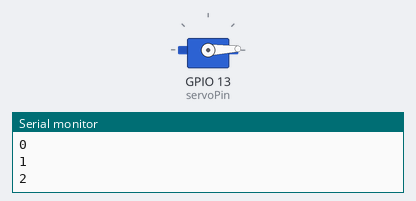
The sketch below on a simulated ESP32. Shown: servo, the last lines printed to the serial monitor.

Above: at 0.05 s.
At 1.75 s:
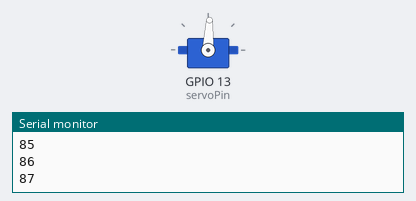
At 3.45 s:
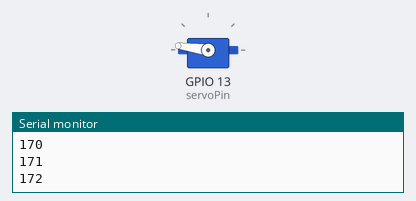
At 6.9 s:
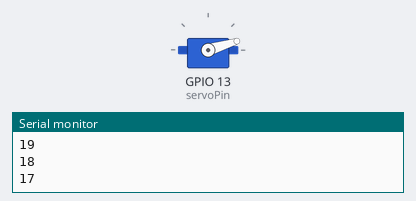
Timing chart, 0 to 9.4 s (numbered marks = the images above):
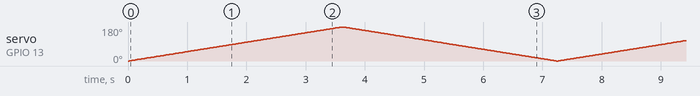

The sketch:

ESP32_servo.ino
```cpp
#include<ESP32Servo.h>
static const int servoPin = 13;
Servo servo1;
void setup() {
  // put your setup code here, to run once:
  Serial.begin(115200);
  servo1.attach(servoPin);
}

void loop() {
  // put your main code here, to run repeatedly:
  for (int posDegrees = 0; posDegrees<=180; posDegrees++) {
    servo1.write(posDegrees);
    Serial.println(posDegrees);
    delay(20);
  }
  for (int posDegrees = 180; posDegrees>=0; posDegrees--) {
    servo1.write(posDegrees);
    Serial.println(posDegrees);
    delay(20);
  }
}
```
